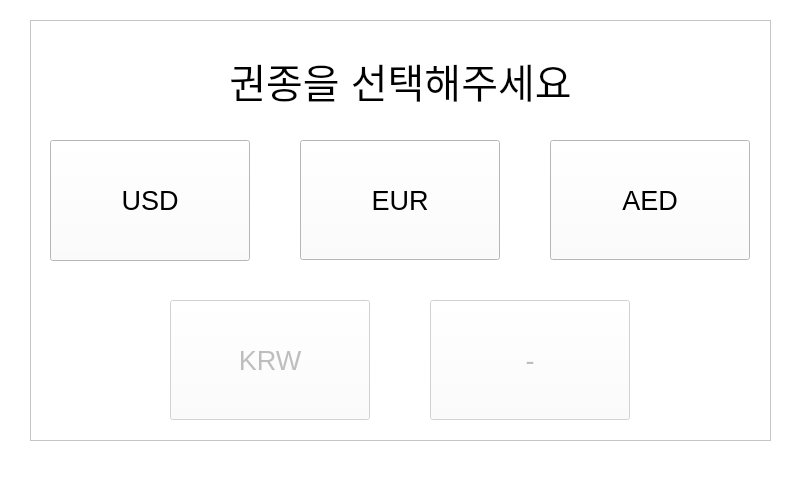
<?xml version="1.0" encoding="UTF-8"?>
<ui version="4.0">
 <class>page_menu</class>
 <widget class="QWidget" name="page_menu">
  <property name="geometry">
   <rect>
    <x>0</x>
    <y>0</y>
    <width>800</width>
    <height>480</height>
   </rect>
  </property>
  <property name="windowTitle">
   <string>Form</string>
  </property>
  <property name="styleSheet">
   <string notr="true">background-color: rgb(255, 255, 255);</string>
  </property>
  <widget class="QFrame" name="frm_country">
   <property name="enabled">
    <bool>true</bool>
   </property>
   <property name="geometry">
    <rect>
     <x>30</x>
     <y>20</y>
     <width>741</width>
     <height>421</height>
    </rect>
   </property>
   <property name="locale">
    <locale language="English" country="UnitedStates"/>
   </property>
   <property name="frameShape">
    <enum>QFrame::StyledPanel</enum>
   </property>
   <property name="frameShadow">
    <enum>QFrame::Raised</enum>
   </property>
   <widget class="QPushButton" name="btn_country_1">
    <property name="geometry">
     <rect>
      <x>20</x>
      <y>120</y>
      <width>200</width>
      <height>121</height>
     </rect>
    </property>
    <property name="font">
     <font>
      <pointsize>20</pointsize>
     </font>
    </property>
    <property name="focusPolicy">
     <enum>Qt::NoFocus</enum>
    </property>
    <property name="toolTip">
     <string notr="true">01</string>
    </property>
    <property name="statusTip">
     <string notr="true">01</string>
    </property>
    <property name="whatsThis">
     <string notr="true">01</string>
    </property>
    <property name="styleSheet">
     <string notr="true">border-image: url(:/image/base6.png);</string>
    </property>
    <property name="text">
     <string>USD</string>
    </property>
    <property name="icon">
     <iconset resource="image.qrc">
      <normaloff>:/image/countryFlag/usa.PNG</normaloff>:/image/countryFlag/usa.PNG</iconset>
    </property>
    <property name="iconSize">
     <size>
      <width>80</width>
      <height>80</height>
     </size>
    </property>
    <property name="checkable">
     <bool>false</bool>
    </property>
    <property name="autoRepeat">
     <bool>false</bool>
    </property>
   </widget>
   <widget class="QPushButton" name="btn_country_2">
    <property name="geometry">
     <rect>
      <x>270</x>
      <y>120</y>
      <width>200</width>
      <height>120</height>
     </rect>
    </property>
    <property name="font">
     <font>
      <pointsize>20</pointsize>
     </font>
    </property>
    <property name="focusPolicy">
     <enum>Qt::NoFocus</enum>
    </property>
    <property name="toolTip">
     <string notr="true">04</string>
    </property>
    <property name="statusTip">
     <string notr="true">04</string>
    </property>
    <property name="whatsThis">
     <string notr="true">04</string>
    </property>
    <property name="styleSheet">
     <string notr="true">border-image: url(:/image/base6.png);</string>
    </property>
    <property name="locale">
     <locale language="Japanese" country="Japan"/>
    </property>
    <property name="text">
     <string>EUR</string>
    </property>
    <property name="icon">
     <iconset resource="image.qrc">
      <normaloff>:/image/countryFlag/euro.jpg</normaloff>:/image/countryFlag/euro.jpg</iconset>
    </property>
    <property name="iconSize">
     <size>
      <width>80</width>
      <height>80</height>
     </size>
    </property>
   </widget>
   <widget class="QPushButton" name="btn_country_3">
    <property name="geometry">
     <rect>
      <x>520</x>
      <y>120</y>
      <width>200</width>
      <height>120</height>
     </rect>
    </property>
    <property name="font">
     <font>
      <pointsize>20</pointsize>
     </font>
    </property>
    <property name="focusPolicy">
     <enum>Qt::NoFocus</enum>
    </property>
    <property name="toolTip">
     <string notr="true">25</string>
    </property>
    <property name="statusTip">
     <string notr="true">25</string>
    </property>
    <property name="whatsThis">
     <string notr="true">25</string>
    </property>
    <property name="styleSheet">
     <string notr="true">border-image: url(:/image/base6.png);</string>
    </property>
    <property name="text">
     <string>AED</string>
    </property>
    <property name="icon">
     <iconset resource="image.qrc">
      <normaloff>:/image/countryFlag/uae.PNG</normaloff>:/image/countryFlag/uae.PNG</iconset>
    </property>
    <property name="iconSize">
     <size>
      <width>80</width>
      <height>80</height>
     </size>
    </property>
   </widget>
   <widget class="QPushButton" name="btn_country_4">
    <property name="enabled">
     <bool>false</bool>
    </property>
    <property name="geometry">
     <rect>
      <x>140</x>
      <y>280</y>
      <width>200</width>
      <height>120</height>
     </rect>
    </property>
    <property name="font">
     <font>
      <pointsize>20</pointsize>
     </font>
    </property>
    <property name="focusPolicy">
     <enum>Qt::NoFocus</enum>
    </property>
    <property name="toolTip">
     <string notr="true">03</string>
    </property>
    <property name="statusTip">
     <string notr="true">03</string>
    </property>
    <property name="whatsThis">
     <string notr="true">03</string>
    </property>
    <property name="styleSheet">
     <string notr="true">border-image: url(:/image/base6.png);</string>
    </property>
    <property name="text">
     <string>KRW</string>
    </property>
    <property name="icon">
     <iconset resource="image.qrc">
      <normaloff>:/image/countryFlag/korea.PNG</normaloff>:/image/countryFlag/korea.PNG</iconset>
    </property>
    <property name="iconSize">
     <size>
      <width>80</width>
      <height>80</height>
     </size>
    </property>
   </widget>
   <widget class="QPushButton" name="btn_country_5">
    <property name="enabled">
     <bool>false</bool>
    </property>
    <property name="geometry">
     <rect>
      <x>400</x>
      <y>280</y>
      <width>200</width>
      <height>120</height>
     </rect>
    </property>
    <property name="font">
     <font>
      <pointsize>20</pointsize>
     </font>
    </property>
    <property name="focusPolicy">
     <enum>Qt::NoFocus</enum>
    </property>
    <property name="toolTip">
     <string notr="true"/>
    </property>
    <property name="statusTip">
     <string notr="true">03</string>
    </property>
    <property name="whatsThis">
     <string notr="true"/>
    </property>
    <property name="styleSheet">
     <string notr="true">border-image: url(:/image/base6.png);</string>
    </property>
    <property name="text">
     <string>-</string>
    </property>
   </widget>
   <widget class="QLabel" name="label_2">
    <property name="geometry">
     <rect>
      <x>30</x>
      <y>30</y>
      <width>681</width>
      <height>61</height>
     </rect>
    </property>
    <property name="font">
     <font>
      <pointsize>30</pointsize>
      <weight>50</weight>
      <bold>false</bold>
      <underline>false</underline>
     </font>
    </property>
    <property name="text">
     <string>권종을 선택해주세요</string>
    </property>
    <property name="alignment">
     <set>Qt::AlignCenter</set>
    </property>
   </widget>
   <zorder>btn_country_2</zorder>
   <zorder>btn_country_3</zorder>
   <zorder>btn_country_4</zorder>
   <zorder>btn_country_1</zorder>
   <zorder>btn_country_5</zorder>
   <zorder>label_2</zorder>
  </widget>
  <widget class="QPushButton" name="btn_manual">
   <property name="geometry">
    <rect>
     <x>50</x>
     <y>40</y>
     <width>311</width>
     <height>171</height>
    </rect>
   </property>
   <property name="font">
    <font>
     <pointsize>40</pointsize>
     <weight>50</weight>
     <bold>false</bold>
    </font>
   </property>
   <property name="focusPolicy">
    <enum>Qt::NoFocus</enum>
   </property>
   <property name="styleSheet">
    <string notr="true">#btn_manual{
border-image: url(:/image/버튼1.png);
color: rgb(0, 0, 0);
}

#btn_manual::clicked{
border-image: url(:/image/버튼2.png);
}</string>
   </property>
   <property name="text">
    <string>일반입금</string>
   </property>
  </widget>
  <widget class="QPushButton" name="btn_auto">
   <property name="geometry">
    <rect>
     <x>430</x>
     <y>40</y>
     <width>311</width>
     <height>171</height>
    </rect>
   </property>
   <property name="font">
    <font>
     <pointsize>40</pointsize>
     <weight>50</weight>
     <bold>false</bold>
    </font>
   </property>
   <property name="focusPolicy">
    <enum>Qt::NoFocus</enum>
   </property>
   <property name="styleSheet">
    <string notr="true">#btn_auto{
border-image: url(:/image/버튼1.png);
color: rgb(0, 0, 0);
}

#btn_auto::clicked{
border-image: url(:/image/버튼2.png);
}</string>
   </property>
   <property name="text">
    <string>바로입금</string>
   </property>
  </widget>
  <widget class="QPushButton" name="btn_deposit">
   <property name="geometry">
    <rect>
     <x>940</x>
     <y>110</y>
     <width>281</width>
     <height>241</height>
    </rect>
   </property>
   <property name="font">
    <font>
     <pointsize>40</pointsize>
    </font>
   </property>
   <property name="styleSheet">
    <string notr="true">border-image: url(:/image/base7.png);
color: rgb(238, 238, 236);</string>
   </property>
   <property name="text">
    <string>바로 
입금</string>
   </property>
  </widget>
  <widget class="QLabel" name="label_3">
   <property name="geometry">
    <rect>
     <x>1080</x>
     <y>60</y>
     <width>491</width>
     <height>61</height>
    </rect>
   </property>
   <property name="font">
    <font>
     <pointsize>20</pointsize>
     <weight>75</weight>
     <bold>true</bold>
    </font>
   </property>
   <property name="styleSheet">
    <string notr="true">color: rgb(97, 97, 97);</string>
   </property>
   <property name="text">
    <string>님의 결혼식에 오신 것을 환영합니다.</string>
   </property>
  </widget>
  <widget class="QPushButton" name="btn_deposit_2">
   <property name="geometry">
    <rect>
     <x>890</x>
     <y>110</y>
     <width>281</width>
     <height>241</height>
    </rect>
   </property>
   <property name="font">
    <font>
     <pointsize>40</pointsize>
    </font>
   </property>
   <property name="styleSheet">
    <string notr="true">border-image: url(:/image/base7.png);
color: rgb(238, 238, 236);</string>
   </property>
   <property name="text">
    <string>입금</string>
   </property>
  </widget>
  <widget class="QPushButton" name="btn_back">
   <property name="geometry">
    <rect>
     <x>20</x>
     <y>500</y>
     <width>121</width>
     <height>61</height>
    </rect>
   </property>
   <property name="styleSheet">
    <string notr="true">border-image: url(:/image/B2.png);</string>
   </property>
   <property name="text">
    <string>BACK</string>
   </property>
  </widget>
  <widget class="QLabel" name="lbl_clientname_3">
   <property name="geometry">
    <rect>
     <x>830</x>
     <y>50</y>
     <width>91</width>
     <height>31</height>
    </rect>
   </property>
   <property name="font">
    <font>
     <pointsize>20</pointsize>
     <weight>75</weight>
     <bold>true</bold>
    </font>
   </property>
   <property name="styleSheet">
    <string notr="true">color: rgb(97, 97, 97);</string>
   </property>
   <property name="text">
    <string>신랑</string>
   </property>
   <property name="alignment">
    <set>Qt::AlignRight|Qt::AlignTrailing|Qt::AlignVCenter</set>
   </property>
  </widget>
  <widget class="QLabel" name="lbl_clientname_4">
   <property name="geometry">
    <rect>
     <x>830</x>
     <y>100</y>
     <width>91</width>
     <height>31</height>
    </rect>
   </property>
   <property name="font">
    <font>
     <pointsize>20</pointsize>
     <weight>75</weight>
     <bold>true</bold>
    </font>
   </property>
   <property name="styleSheet">
    <string notr="true">color: rgb(97, 97, 97);</string>
   </property>
   <property name="text">
    <string>신부</string>
   </property>
   <property name="alignment">
    <set>Qt::AlignRight|Qt::AlignTrailing|Qt::AlignVCenter</set>
   </property>
  </widget>
  <widget class="QPushButton" name="btn_etc">
   <property name="geometry">
    <rect>
     <x>440</x>
     <y>250</y>
     <width>301</width>
     <height>171</height>
    </rect>
   </property>
   <property name="font">
    <font>
     <pointsize>40</pointsize>
     <weight>50</weight>
     <bold>false</bold>
    </font>
   </property>
   <property name="focusPolicy">
    <enum>Qt::NoFocus</enum>
   </property>
   <property name="styleSheet">
    <string notr="true">#btn_etc{
border-image: url(:/image/버튼1.png);
color: rgb(0, 0, 0);
}

#btn_etc::clicked{
border-image: url(:/image/버튼2.png);
}</string>
   </property>
   <property name="text">
    <string>기타입금</string>
   </property>
  </widget>
  <widget class="QPushButton" name="btn_home">
   <property name="geometry">
    <rect>
     <x>50</x>
     <y>250</y>
     <width>311</width>
     <height>171</height>
    </rect>
   </property>
   <property name="font">
    <font>
     <pointsize>40</pointsize>
     <weight>50</weight>
     <bold>false</bold>
    </font>
   </property>
   <property name="focusPolicy">
    <enum>Qt::NoFocus</enum>
   </property>
   <property name="styleSheet">
    <string notr="true">#btn_home{
border-image: url(:/image/버튼3.png);
color: rgb(0, 0, 0);
}

#btn_home::clicked{
border-image: url(:/image/버튼6.png);
}</string>
   </property>
   <property name="text">
    <string/>
   </property>
  </widget>
  <widget class="QLabel" name="label">
   <property name="geometry">
    <rect>
     <x>0</x>
     <y>-40</y>
     <width>361</width>
     <height>31</height>
    </rect>
   </property>
   <property name="text">
    <string>STATUS MESSAGE</string>
   </property>
  </widget>
  <zorder>btn_home</zorder>
  <zorder>btn_manual</zorder>
  <zorder>btn_auto</zorder>
  <zorder>btn_deposit</zorder>
  <zorder>label_3</zorder>
  <zorder>btn_deposit_2</zorder>
  <zorder>btn_back</zorder>
  <zorder>lbl_clientname_3</zorder>
  <zorder>lbl_clientname_4</zorder>
  <zorder>btn_etc</zorder>
  <zorder>label</zorder>
  <zorder>frm_country</zorder>
 </widget>
 <resources>
  <include location="image.qrc"/>
 </resources>
 <connections/>
</ui>
